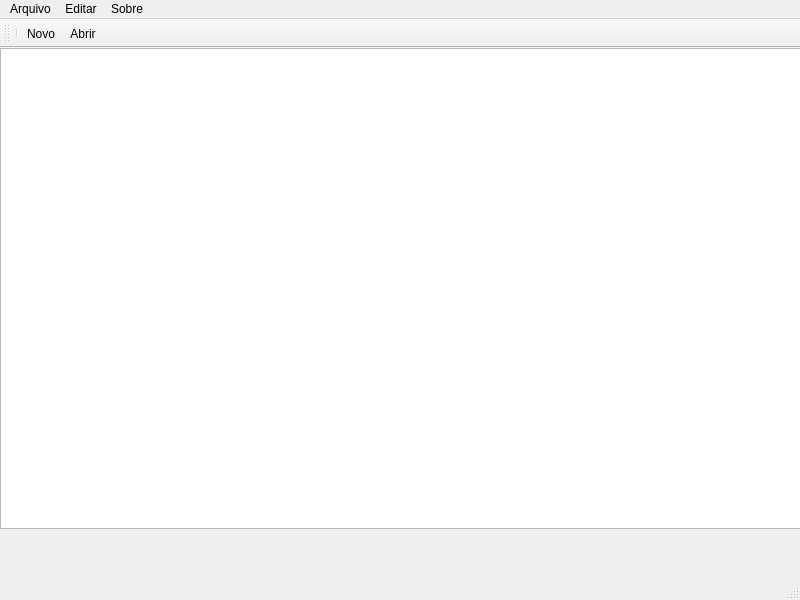
<?xml version="1.0" encoding="UTF-8"?>
<ui version="4.0">
 <class>MainWindow</class>
 <widget class="QMainWindow" name="MainWindow">
  <property name="geometry">
   <rect>
    <x>0</x>
    <y>0</y>
    <width>800</width>
    <height>600</height>
   </rect>
  </property>
  <property name="windowTitle">
   <string>MainWindow</string>
  </property>
  <widget class="QWidget" name="centralwidget">
   <widget class="QTextEdit" name="textEdit">
    <property name="geometry">
     <rect>
      <x>0</x>
      <y>0</y>
      <width>801</width>
      <height>481</height>
     </rect>
    </property>
   </widget>
  </widget>
  <widget class="QMenuBar" name="menubar">
   <property name="geometry">
    <rect>
     <x>0</x>
     <y>0</y>
     <width>800</width>
     <height>22</height>
    </rect>
   </property>
   <widget class="QMenu" name="menuArquivo">
    <property name="title">
     <string>Arquivo</string>
    </property>
    <addaction name="actionnovo"/>
    <addaction name="actionAbrir"/>
    <addaction name="actionSalvar"/>
    <addaction name="actionSalvar_Como"/>
    <addaction name="actionfechar"/>
   </widget>
   <widget class="QMenu" name="menuEditamento">
    <property name="title">
     <string>Editar</string>
    </property>
    <addaction name="actiondesfazer"/>
    <addaction name="actionCopiar"/>
    <addaction name="actionRecortar"/>
    <addaction name="actionCoalr"/>
    <addaction name="actionrefazer"/>
   </widget>
   <widget class="QMenu" name="menuSobre">
    <property name="title">
     <string>Sobre</string>
    </property>
   </widget>
   <addaction name="menuArquivo"/>
   <addaction name="menuEditamento"/>
   <addaction name="menuSobre"/>
  </widget>
  <widget class="QStatusBar" name="statusbar"/>
  <widget class="QToolBar" name="toolBar">
   <property name="windowTitle">
    <string>toolBar</string>
   </property>
   <attribute name="toolBarArea">
    <enum>TopToolBarArea</enum>
   </attribute>
   <attribute name="toolBarBreak">
    <bool>false</bool>
   </attribute>
   <addaction name="separator"/>
   <addaction name="actionnovo"/>
   <addaction name="actionAbrir"/>
  </widget>
  <action name="actionnovo">
   <property name="icon">
    <iconset resource="ArquivoDeRecursos.qrc">
     <normaloff>:/icones/icones/botao-adicionar.png</normaloff>:/icones/icones/botao-adicionar.png</iconset>
   </property>
   <property name="text">
    <string>Novo</string>
   </property>
  </action>
  <action name="actionAbrir">
   <property name="icon">
    <iconset resource="ArquivoDeRecursos.qrc">
     <normaloff>:/icones/icones/pasta.png</normaloff>:/icones/icones/pasta.png</iconset>
   </property>
   <property name="text">
    <string>Abrir</string>
   </property>
  </action>
  <action name="actionSalvar">
   <property name="icon">
    <iconset resource="ArquivoDeRecursos.qrc">
     <normaloff>:/icones/icones/salve-.png</normaloff>:/icones/icones/salve-.png</iconset>
   </property>
   <property name="text">
    <string>Salvar</string>
   </property>
  </action>
  <action name="actionSalvar_Como">
   <property name="text">
    <string>Salvar Como</string>
   </property>
  </action>
  <action name="actionfechar">
   <property name="text">
    <string>fechar</string>
   </property>
  </action>
  <action name="actionCopiar">
   <property name="text">
    <string>Copiar</string>
   </property>
  </action>
  <action name="actionRecortar">
   <property name="text">
    <string>Recortar</string>
   </property>
  </action>
  <action name="actionCoalr">
   <property name="text">
    <string>Colar</string>
   </property>
  </action>
  <action name="actiondesfazer">
   <property name="text">
    <string>Desfazer</string>
   </property>
  </action>
  <action name="actionrefazer">
   <property name="text">
    <string>Refazer</string>
   </property>
  </action>
 </widget>
 <resources>
  <include location="ArquivoDeRecursos.qrc"/>
 </resources>
 <connections/>
</ui>
